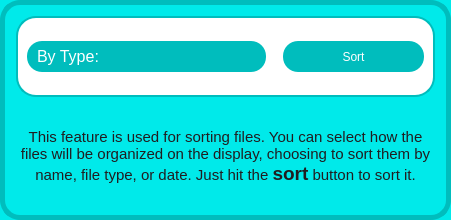
               <widget class="QFrame" name="frame_32">
                <property name="sizePolicy">
                 <sizepolicy hsizetype="Preferred" vsizetype="Minimum">
                  <horstretch>0</horstretch>
                  <verstretch>0</verstretch>
                 </sizepolicy>
                </property>
                <property name="minimumSize">
                 <size>
                  <width>451</width>
                  <height>220</height>
                 </size>
                </property>
                <property name="maximumSize">
                 <size>
                  <width>16777215</width>
                  <height>220</height>
                 </size>
                </property>
                <property name="styleSheet">
                 <string notr="true">background-color: rgb(0, 234, 234);
border-radius: 20px;
border: 5px solid  rgb(0, 189, 189)
</string>
                </property>
                <property name="frameShape">
                 <enum>QFrame::StyledPanel</enum>
                </property>
                <property name="frameShadow">
                 <enum>QFrame::Raised</enum>
                </property>
                <layout class="QGridLayout" name="gridLayout_43">
                 <item row="0" column="0">
                  <widget class="QFrame" name="frame_33">
                   <property name="sizePolicy">
                    <sizepolicy hsizetype="Preferred" vsizetype="Fixed">
                     <horstretch>0</horstretch>
                     <verstretch>0</verstretch>
                    </sizepolicy>
                   </property>
                   <property name="minimumSize">
                    <size>
                     <width>411</width>
                     <height>81</height>
                    </size>
                   </property>
                   <property name="styleSheet">
                    <string notr="true">background-color: rgb(255, 255, 255);
border-radius: 20px;
border: 2px solid  rgb(0, 189, 189)</string>
                   </property>
                   <property name="frameShape">
                    <enum>QFrame::StyledPanel</enum>
                   </property>
                   <property name="frameShadow">
                    <enum>QFrame::Raised</enum>
                   </property>
                   <layout class="QGridLayout" name="gridLayout_44">
                    <item row="0" column="1">
                     <spacer name="horizontalSpacer_37">
                      <property name="orientation">
                       <enum>Qt::Horizontal</enum>
                      </property>
                      <property name="sizeType">
                       <enum>QSizePolicy::Fixed</enum>
                      </property>
                      <property name="sizeHint" stdset="0">
                       <size>
                        <width>11</width>
                        <height>20</height>
                       </size>
                      </property>
                     </spacer>
                    </item>
                    <item row="0" column="0">
                     <widget class="QComboBox" name="comboBox_5">
                      <property name="sizePolicy">
                       <sizepolicy hsizetype="Expanding" vsizetype="Fixed">
                        <horstretch>0</horstretch>
                        <verstretch>0</verstretch>
                       </sizepolicy>
                      </property>
                      <property name="minimumSize">
                       <size>
                        <width>0</width>
                        <height>31</height>
                       </size>
                      </property>
                      <property name="font">
                       <font>
                        <family>Arial</family>
                        <pointsize>12</pointsize>
                        <weight>50</weight>
                        <italic>false</italic>
                        <bold>false</bold>
                       </font>
                      </property>
                      <property name="styleSheet">
                       <string notr="true">/* QComboBox Stylesheet */
QComboBox {
    background-color:rgb(0, 189, 189);
	color: rgb(255, 255, 255);
	font: 12pt &quot;Arial&quot;;
    border: none;
    padding: 5px 10px;
    selection-background-color: rgb(0, 189, 189);
    border-radius: 15px;
}

QComboBox::drop-down {
    background-color: rgb(0, 189, 189)
	font: 8pt &quot;Arial&quot;;
    border: none;
    width: 25px;
    border-top-right-radius: 15px;
    border-bottom-right-radius: 15px;
}

QComboBox QAbstractItemView {
    background-color: rgb(0, 234, 234);
	font: 8pt &quot;Arial&quot;;
    color: rgb(33, 32, 38);
    border: none;
    selection-background-color:  rgb(35, 34, 39);
    border-radius: 15px;
}</string>
                      </property>
                      <item>
                       <property name="text">
                        <string>By Type:</string>
                       </property>
                      </item>
                      <item>
                       <property name="text">
                        <string>By Name:</string>
                       </property>
                      </item>
                      <item>
                       <property name="text">
                        <string>By Date:</string>
                       </property>
                      </item>
                     </widget>
                    </item>
                    <item row="0" column="2">
                     <widget class="QPushButton" name="pushButton_26">
                      <property name="sizePolicy">
                       <sizepolicy hsizetype="Fixed" vsizetype="Fixed">
                        <horstretch>0</horstretch>
                        <verstretch>0</verstretch>
                       </sizepolicy>
                      </property>
                      <property name="minimumSize">
                       <size>
                        <width>141</width>
                        <height>31</height>
                       </size>
                      </property>
                      <property name="styleSheet">
                       <string notr="true">QPushButton {
background-color: rgb(0, 189, 189);
color: rgb(255, 255, 255);
border-radius: 15px;
border: none;
font: 87 10pt &quot;Arial Black&quot;;
}

QPushButton:hover {
background-color: rgb(255, 255, 255);
color: rgb(0, 189, 189);
border-radius: 15px;
border: none;
}

QPushButton:pressed {
background-color: rgb(0, 189, 189);
}</string>
                      </property>
                      <property name="text">
                       <string>Sort</string>
                      </property>
                     </widget>
                    </item>
                   </layout>
                  </widget>
                 </item>
                 <item row="1" column="0">
                  <widget class="QTextBrowser" name="textBrowser_6">
                   <property name="minimumSize">
                    <size>
                     <width>401</width>
                     <height>37</height>
                    </size>
                   </property>
                   <property name="styleSheet">
                    <string notr="true">border: none;</string>
                   </property>
                   <property name="html">
                    <string>&lt;!DOCTYPE HTML PUBLIC &quot;-//W3C//DTD HTML 4.0//EN&quot; &quot;http://www.w3.org/TR/REC-html40/strict.dtd&quot;&gt;
&lt;html&gt;&lt;head&gt;&lt;meta name=&quot;qrichtext&quot; content=&quot;1&quot; /&gt;&lt;style type=&quot;text/css&quot;&gt;
p, li { white-space: pre-wrap; }
&lt;/style&gt;&lt;/head&gt;&lt;body style=&quot; font-family:'MS Shell Dlg 2'; font-size:8.25pt; font-weight:400; font-style:normal;&quot;&gt;
&lt;p align=&quot;center&quot; style=&quot;-qt-paragraph-type:empty; margin-top:0px; margin-bottom:5px; margin-left:0px; margin-right:0px; -qt-block-indent:0; text-indent:0px; font-size:5pt;&quot;&gt;&lt;br /&gt;&lt;/p&gt;
&lt;p align=&quot;center&quot; style=&quot; margin-top:12px; margin-bottom:12px; margin-left:0px; margin-right:0px; -qt-block-indent:0; text-indent:0px;&quot;&gt;&lt;span style=&quot; font-family:'Courier New'; font-size:11pt; color:#201d20;&quot;&gt;This feature is used for sorting files. You can select how the files will be organized on the display, choosing to sort them by name, file type, or date. Just hit the &lt;/span&gt;&lt;span style=&quot; font-family:'Courier New'; font-size:14pt; font-weight:600; color:#201d20;&quot;&gt;sort&lt;/span&gt;&lt;span style=&quot; font-family:'Courier New'; font-size:11pt; color:#201d20;&quot;&gt; button to sort it.&lt;/span&gt;&lt;/p&gt;&lt;/body&gt;&lt;/html&gt;</string>
                   </property>
                  </widget>
                 </item>
                </layout>
               </widget>
